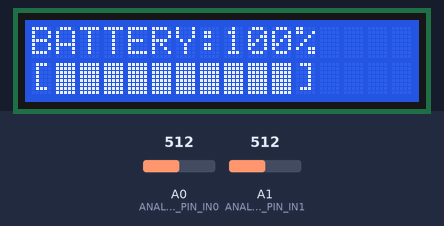
A sketch run on a simulated Arduino Uno, built with avr-gcc and run on an emulated ATmega328P. On the bench: 16×2 character LCD. The inputs (shaded band) are chosen by the test bench; at power-on: A0 (ANALOG_PIN_IN0) = 512, A1 (ANALOG_PIN_IN1) = 512.

Above: at 1.2 s.
1.3 s: A0 (ANALOG_PIN_IN0) set to 348
5.4 s: A0 (ANALOG_PIN_IN0) set to 334
At 7.1 s:
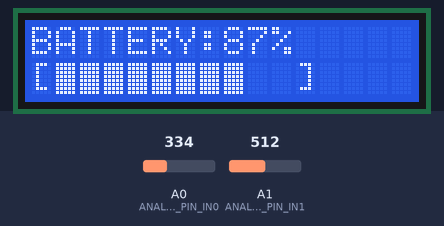
9.5 s: A0 (ANALOG_PIN_IN0) set to 306
At 11.2 s:
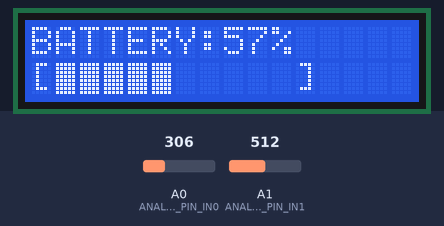
13.6 s: A0 (ANALOG_PIN_IN0) set to 301
At 15.0 s:
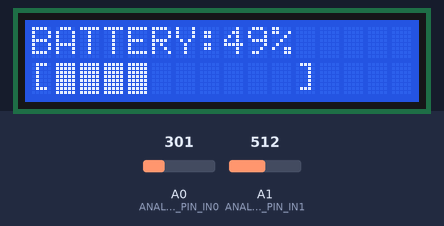
17.7 s: A0 (ANALOG_PIN_IN0) set to 122
At 18.5 s:
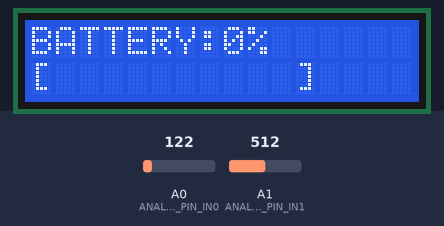
21.8 s: A0 (ANALOG_PIN_IN0) set to 215
23.3 s: A0 (ANALOG_PIN_IN0) set to 240
At 24.7 s:
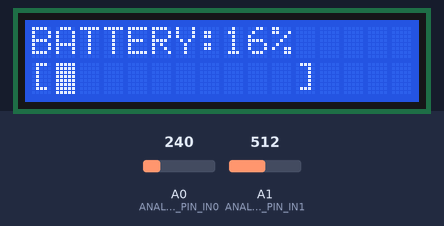
Timing chart, 0 to 26.3 s (numbered marks = the images above; inputs shaded):
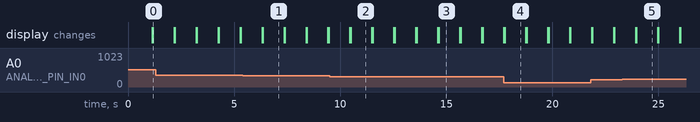

The sketch:

INR18650-25R_2500mAh.ino
```cpp
#include <LiquidCrystal_I2C.h>
#define ANALOG_PIN_IN0 A0
#define ANALOG_PIN_IN1 A1

// Set the LCD address to 0x27 for a 16 chars and 2 line display
LiquidCrystal_I2C lcd(0x27, 16, 2);
// PRZETWORNIK ANALOGOWO CYFROWY

double ref = 2.55;
double res = ref/1024;


// WSPÓŁCZYNNIKI INTERPOLACJI CHARAKTERYSTYKI
double a1 = 12466;
double a2 = -223237;
double a3 = 1590071;
double a4 = -5628728;
double a5 = 9900448;
double a6 = -6921352;
// WŁASNY SYMBOL
byte customChar[] = {
  0x1F,
  0x1F,
  0x1F,
  0x1F,
  0x1F,
  0x1F,
  0x1F,
  0x1F
};
byte blysk[] = {
  0x0F,
  0x1E,
  0x1C,
  0x0E,
  0x07,
  0x0E,
  0x0C,
  0x08
};
byte bateria[] = {
  0x0E,
  0x15,
  0x1F,
  0x15,
  0x11,
  0x1F,
  0x11,
  0x0E
};
byte strzalka[] = {
  0x04,
  0x04,
  0x04,
  0x04,
  0x04,
  0x15,
  0x0E,
  0x04
};

// CZUJNIK NAPIĘCIA
float R1 = 30000.0;
float R2 = 7500.0;
float adc_voltage = 0.0;
float in_voltage = 0.0;
int V_adc = 0;

// CZUJNIK PRĄDU
double Id = 0.0;
double V_sens = 0.0;
double scale = 0.1;
int I_adc = 0;
double zero = 2.5;

// ZMIENNE
double Ri = 0.088;
double SOC;
double procent;
int i;
int j;


void setup()
{
  analogReference(EXTERNAL);
	lcd.begin();
	lcd.backlight();
  lcd.createChar(0, customChar);
  lcd.createChar(1, blysk);
  lcd.createChar(2, bateria);
  lcd.createChar(3, strzalka);
  lcd.home();
}

void loop()
{
	V_adc = analogRead(ANALOG_PIN_IN0);
  adc_voltage = V_adc * res;              // 10-bitowy przetwornik analogowo cyfrowy
  in_voltage = adc_voltage / (R2/(R1+R2));
  I_adc = analogRead(ANALOG_PIN_IN1);
  V_sens =(res * I_adc);
  Id = (V_sens - zero)/scale;
  Id =0;
  if(abs(Id) > 0.2){
    //in_voltage = in_voltage + (Ri*Id);
  }
  else{
    in_voltage = in_voltage;
  }

  if(in_voltage < 2.8){
    SOC = 0;
  }
  else if(in_voltage < 4.17){
    SOC = a1*(pow(in_voltage, 5))
    + a2*(pow(in_voltage, 4))
    + a3*(pow(in_voltage, 3))
    + a4*(pow(in_voltage, 2))
    + a5*(pow(in_voltage, 1))
    + a6;
  }
  else{
    SOC = 2500;
  }

  if(SOC<0){
    SOC=0;
  }

  procent = (SOC/2500)*100;
  procent = (int)procent;

  lcd.print("BATTERY:");
  lcd.print(procent,0);
  lcd.print("%");

  procent = procent/10;
  procent = int(procent);

  lcd.createChar(0, customChar);
  lcd.home();
  lcd.setCursor(0, 1);
  lcd.print("[");
  for(i=0;i<procent;i++){
    lcd.write(0);
  }
  for(j=10-i;j>0;j--){
    lcd.print(" ");
  }
  lcd.print("]");
  if(Id > 0.2){
    lcd.home();
    lcd.setCursor(14,1);
    lcd.write(2);
    lcd.write(3);
  }
  else if(Id < -0.2){
    lcd.home();
    lcd.setCursor(14,1);
    lcd.write(2);
    lcd.write(1);
  }
  else{}


  delay(1000);
  lcd.clear();
}
```

Measured:
- the behaviour switches between 335 and 334 on A0 (ANALOG_PIN_IN0) (found by bisection; images 0 and 1)
- the behaviour switches between 302 and 301 on A0 (ANALOG_PIN_IN0) (found by bisection; images 2 and 3)
- the behaviour switches between 229 and 230 on A0 (ANALOG_PIN_IN0) (found by bisection; images 4 and 5)
- after the input at 5.4 s, the display: first differs from a run without the input after 0.95 s (image 1)
- after the input at 9.5 s, the display: first differs from a run without the input after 1.0 s (image 2)
- after the input at 13.6 s, the display: first differs from a run without the input after 1.0 s (image 3)
- after the input at 17.7 s, the display: first differs from a run without the input after 0.05 s (image 4)
- after the input at 23.3 s, the display: first differs from a run without the input after 0.66 s (image 5)
